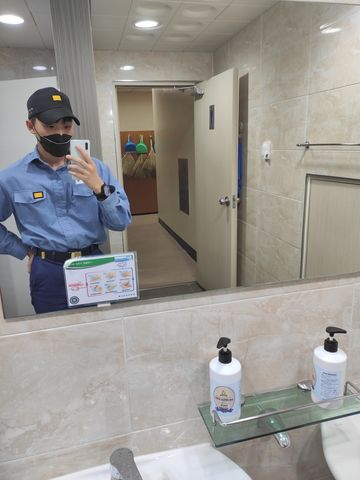
#> input picture image/navy_01.jpg, 360 x 480 px
$ jupyter execute --allow-errors main.ipynb
#> lines starting #> are read from the running program, lines starting #| are printed output that depends on the picture; after the words box and inside, x2 and y2 are one past the last pixel; in counts of white or black regions, pixels touching at a corner belong together
[cell 1]
from detectors import Morph, HED, ocr
import cv2
import os
from lib.utils import plt_imshow, find_contours, draw_contours

img = cv2.imread('image/navy_01.jpg', cv2.IMREAD_COLOR)
#> img is the input picture: shape (480, 360, 3); mean B, G, R 144.8, 148.9, 151.6

#> (a cell that did not finish here is left out)

#> (a cell that did not finish here is left out)

#> (a cell that did not finish here is left out)

[cell 5]
import numpy as np

hsv = cv2.cvtColor(img, cv2.COLOR_BGR2HSV)
#> hsv: shape (480, 360, 3); mean H, S, V 39.1, 31.7, 157

sensitivity = 50
# mask_green = cv2.inRange(hsv, (0,0,255-sensitivity), (285,sensitivity,255))
mask_green = cv2.inRange(hsv, (25,50,50), (32,255,255))
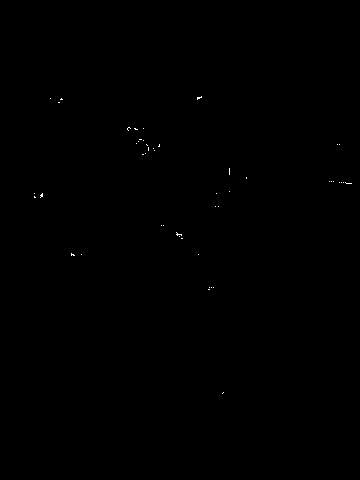
#> mask_green: shape (480, 360); 0.07% white in thin lines or dots, all inside (x1, y1, x2, y2) = (34, 96, 352, 394)

imask_green = mask_green > 0
green = np.zeros_like(img, np.uint8)
green[imask_green] = img[imask_green]

contours, hierarchy = cv2.findContours(mask_green, cv2.RETR_EXTERNAL, cv2.CHAIN_APPROX_SIMPLE)
#> contours = 49 contours, all with area under 20

for contour in contours:
    area = cv2.contourArea(contour)
    cv2.drawContours(img, [contour], 0, (0, 0, 255), 2)
    cv2.drawContours(img, [contour], 0, (255, 0, 0), -1)
#> this loop made 49 passes
#> (contour, area) on passes 1, 2, 3, 4, 5, 6, 7, 9, 10, 12, 13, 14: ([[223, 392], [222, 393]], 0), ([[208, 289], [209, 289]], 0), ([[213, 287]], 0), ([[211, 287]], 0), ([[209, 287]], 0), ([[198, 254]], 0), ([[81, 254]], 0), ([[181, 238], [182, 238]], 0), ([[179, 236]], 0), ([[163, 225]], 0), ([[161, 225]], 0), ([[218, 206]], 0)
#> area on passes 8, 11, 18, 44, 45, 49: 2, 2.5, 3.5, 1, 0, 3.5
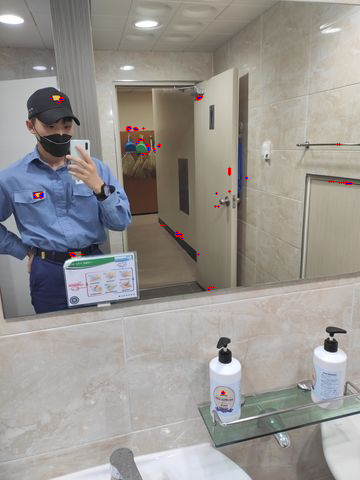
#> img: shape (480, 360, 3); 0.27% of pixels changed, all inside (x1, y1, x2, y2) = (33, 95, 353, 395)

plt_imshow(['green filter', 'filtered', 'img'], [mask_green, green, img])
#> (this line was passed over: lib is not available in this run)

#> (a cell that did not finish here is left out)

[cell 7]
import numpy as np
import matplotlib.pyplot as plt

nz = np.zeros([100, 100])
plt.imshow(nz)
nz
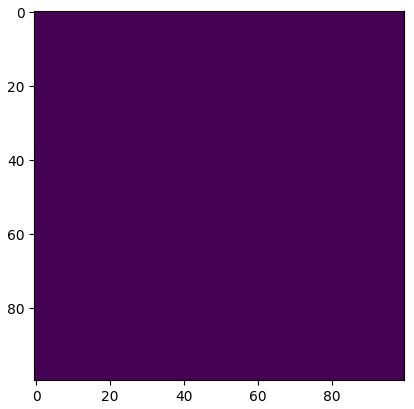
#> figure drawn by matplotlib, 1 panel

[cell 8]
mask_green.shape
#> Out = (480, 360)

$ run again, with image/navy_02.jpg copied over image/navy_01.jpg
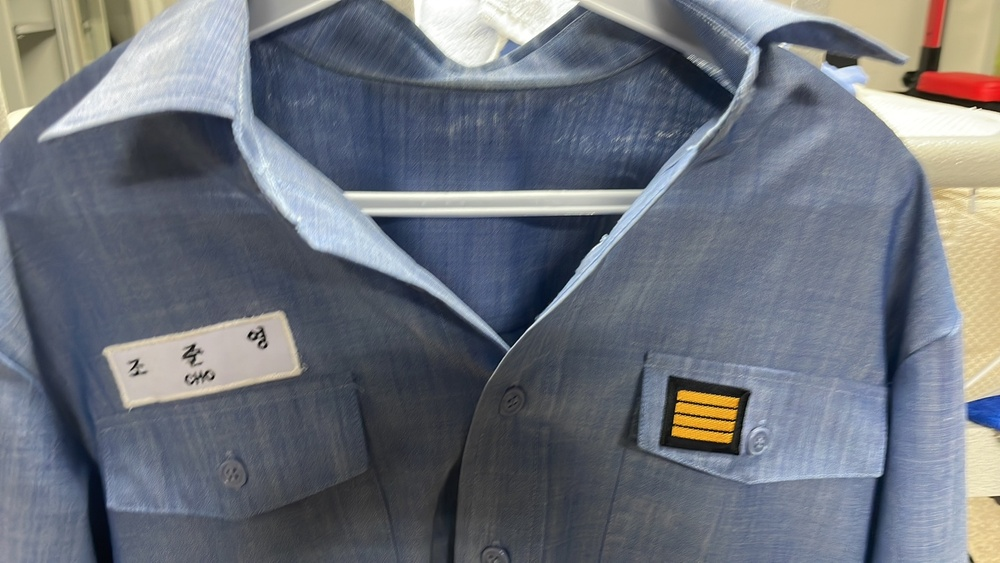
#> input picture image/navy_02.jpg, 1000 x 563 px, shrunk from 1440 x 811 before the run
#> img is the input picture: shape (563, 1000, 3); mean B, G, R 124, 114.4, 109.4
#> hsv: shape (563, 1000, 3); mean H, S, V 96.2, 55.7, 130.3
#> `mask_green = cv2.inRange(hsv, (25,50,50), (32,255,255))`:
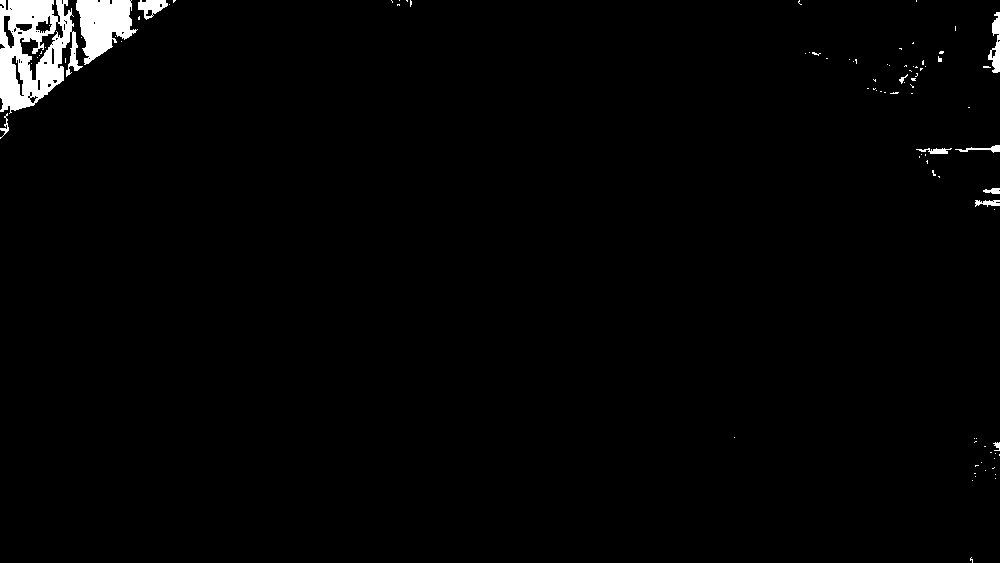
#> mask_green: shape (563, 1000); 1.7% white; 92 white regions (81 under 20 px), largest, box (x1, y1, x2, y2) and area: (0, 0, 83, 114) 5476, (76, 0, 138, 65) 2446, (988, 12, 1000, 73) 381
#> imask_green: shape (563, 1000) bool; 1.7% white; 92 white regions (81 under 20 px)
#> contours = 86 contours, 77 with area under 20; largest, box (x1, y1, x2, y2) and area: (0, 0, 83, 114) 6482, (76, 0, 138, 65) 2317, (988, 12, 1000, 73) 325, (138, 0, 168, 20) 322, (955, 145, 1000, 153) 84
#> the loop `for contour in contours:` made 86 passes
#> area on passes 22, 23, 30, 31, 32: 80, 54, 77.5, 84, 31.5
#> after the loop `for contour in contours:`:
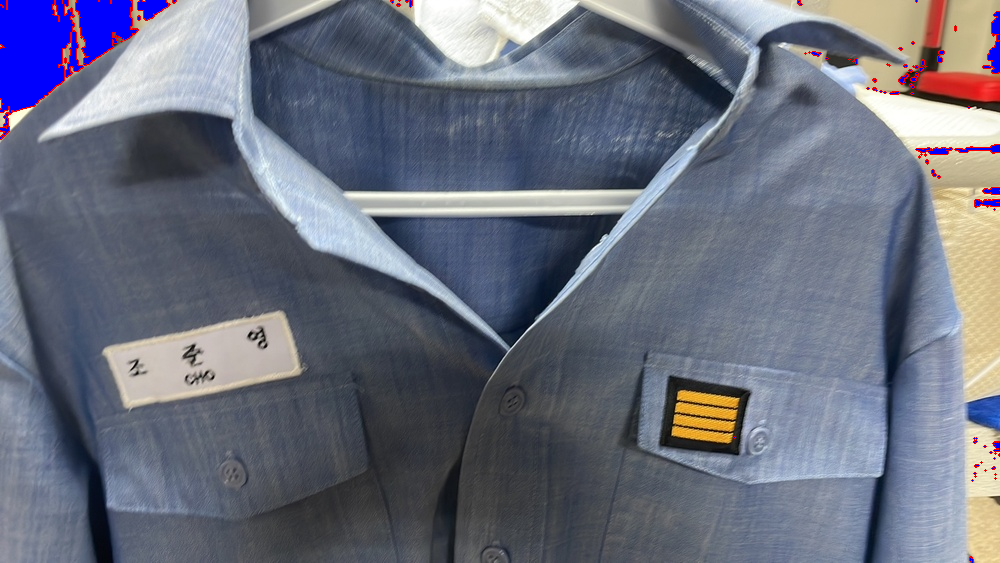
#> img: shape (563, 1000, 3); 2.31% of pixels changed, all inside (x1, y1, x2, y2) = (0, 0, 1000, 563)

$ run again, with image/navy_03.jpg copied over image/navy_01.jpg
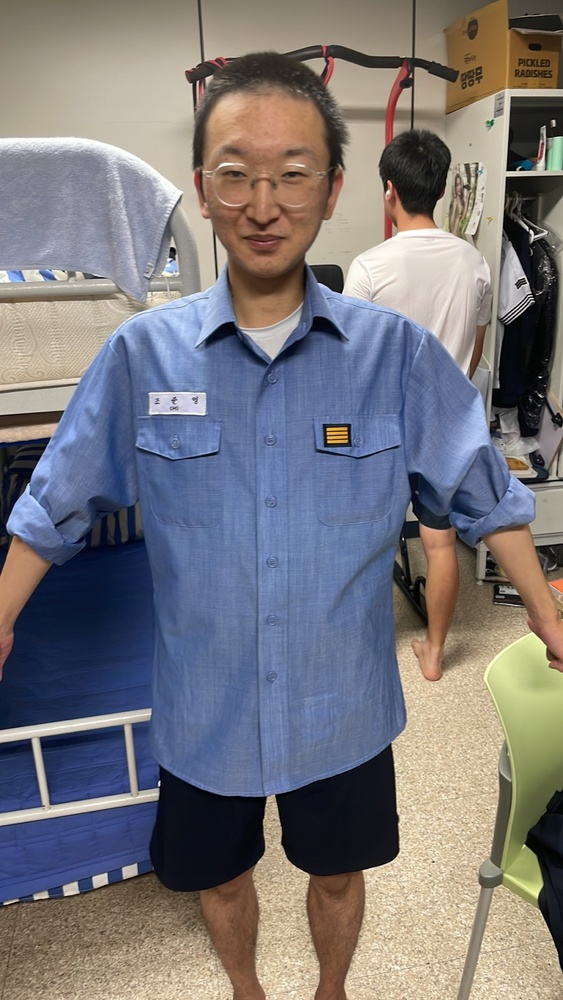
#> input picture image/navy_03.jpg, 563 x 1000 px, shrunk from 811 x 1440 before the run
#> img is the input picture: shape (1000, 563, 3); mean B, G, R 122.8, 118.9, 121.5
#> hsv: shape (1000, 563, 3); mean H, S, V 62.4, 84.4, 143.5
#> `mask_green = cv2.inRange(hsv, (25,50,50), (32,255,255))`:
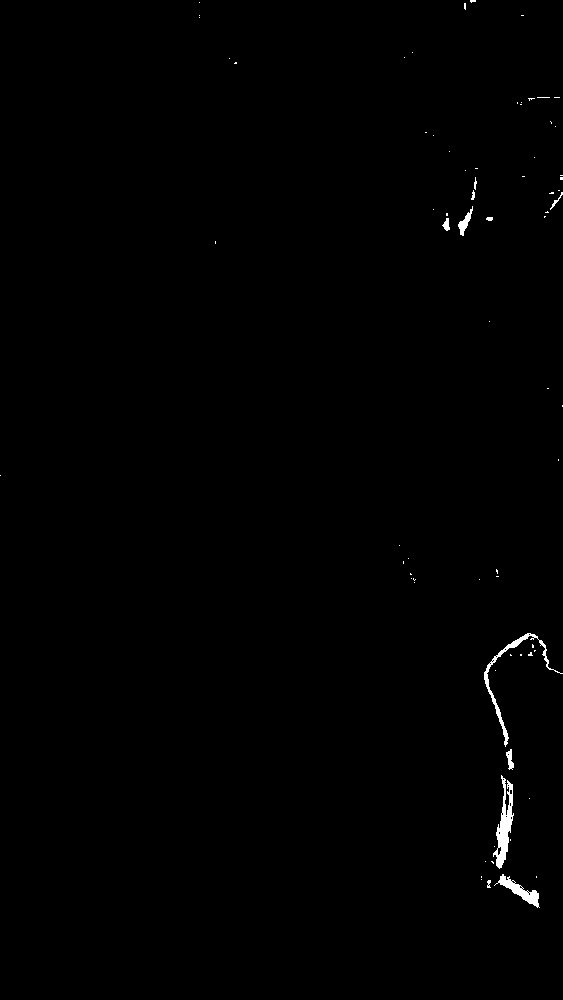
#> mask_green: shape (1000, 563); 0.45% white; 74 white regions (63 under 20 px), largest, box (x1, y1, x2, y2) and area: (493, 775, 514, 869) 818, (484, 633, 563, 747) 626, (494, 874, 540, 908) 449
#> imask_green: shape (1000, 563) bool; 0.45% white; 74 white regions (63 under 20 px)
#> contours = 74 contours, 67 with area under 20; largest, box (x1, y1, x2, y2) and area: (493, 775, 514, 869) 710, (484, 633, 563, 747) 446, (494, 874, 540, 908) 396, (458, 206, 473, 236) 124, (506, 749, 514, 770) 70, (442, 218, 450, 231) 46, (550, 192, 563, 210) 22
#> the loop `for contour in contours:` made 74 passes
#> area on passes 5, 11, 12, 19, 36, 42, 43: 396, 710, 70.5, 446, 46, 124.5, 22
#> after the loop `for contour in contours:`:
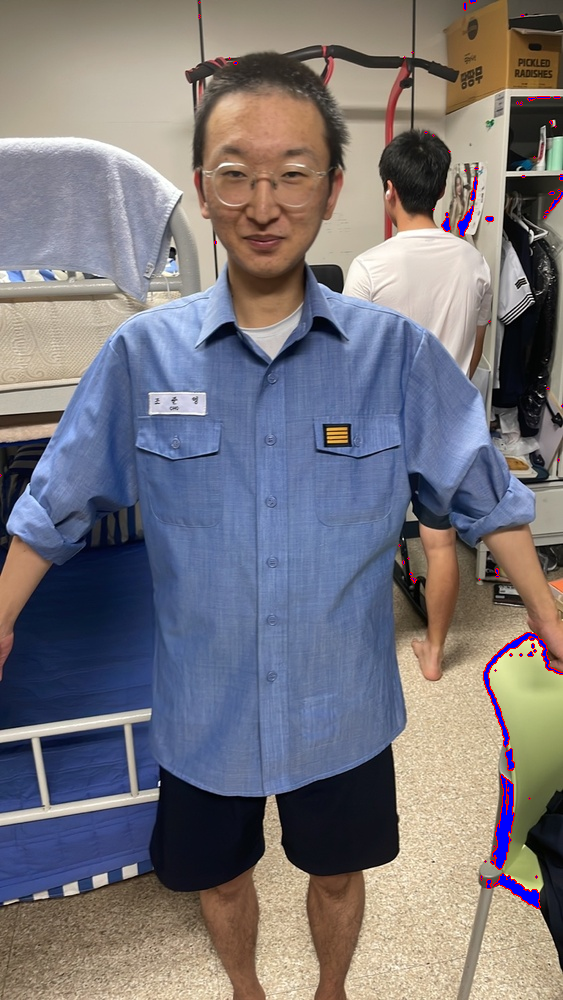
#> img: shape (1000, 563, 3); 0.8% of pixels changed, all inside (x1, y1, x2, y2) = (0, 0, 563, 909)

$ run again, with image/navy_04.jpg copied over image/navy_01.jpg
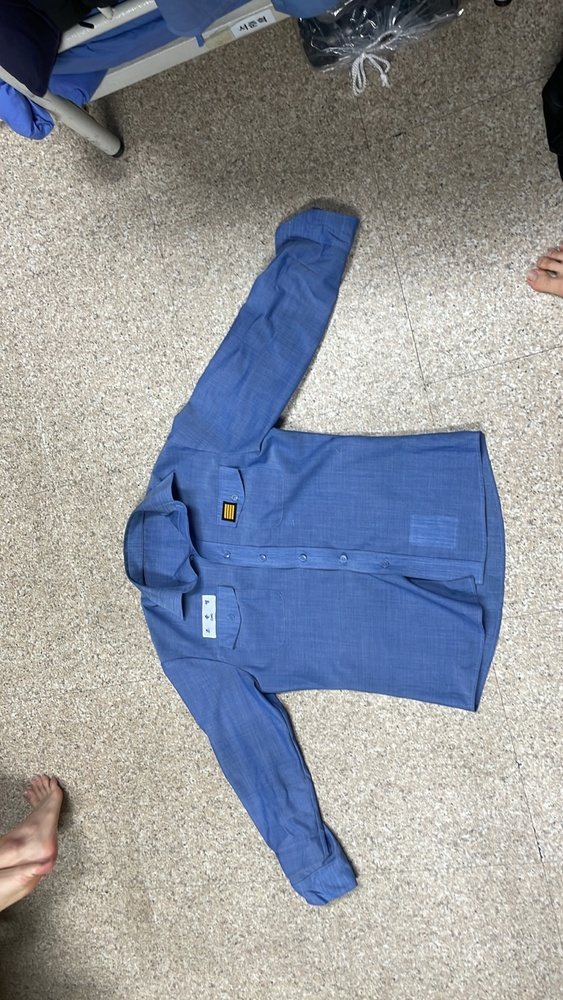
#> input picture image/navy_04.jpg, 563 x 1000 px, shrunk from 811 x 1440 before the run
#> img is the input picture: shape (1000, 563, 3); mean B, G, R 157.8, 150, 145.3
#> hsv: shape (1000, 563, 3); mean H, S, V 47.3, 56.8, 168.8
#> mask_green: shape (1000, 563); 0.04% white in thin lines or dots, all inside (x1, y1, x2, y2) = (29, 14, 538, 962)
#> contours = 72 contours, all with area under 20
#> the loop `for contour in contours:` made 72 passes
#> (contour, area) on passes 1 to 8: ([[32, 960], [32, 961]], 0), ([[49, 943], [50, 944]], 0), ([[55, 902]], 0), ([[62, 838], [62, 839]], 0), ([[67, 830], [67, 831]], 0), ([[59, 829], [59, 830]], 0), ([[41, 652]], 0), ([[29, 566]], 0)
#> after the loop `for contour in contours:`:
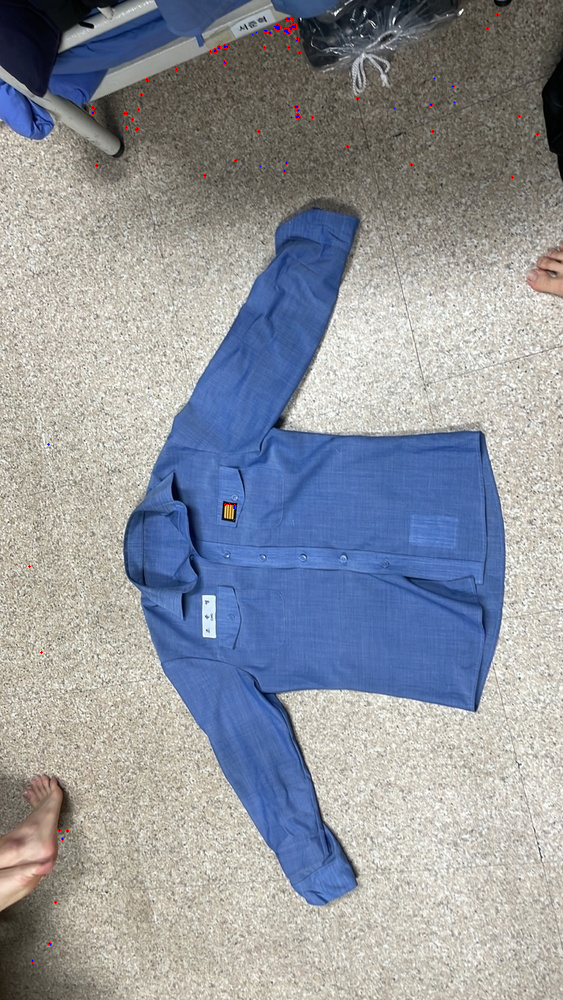
#> img: shape (1000, 563, 3); 0.13% of pixels changed, all inside (x1, y1, x2, y2) = (28, 13, 539, 963)
